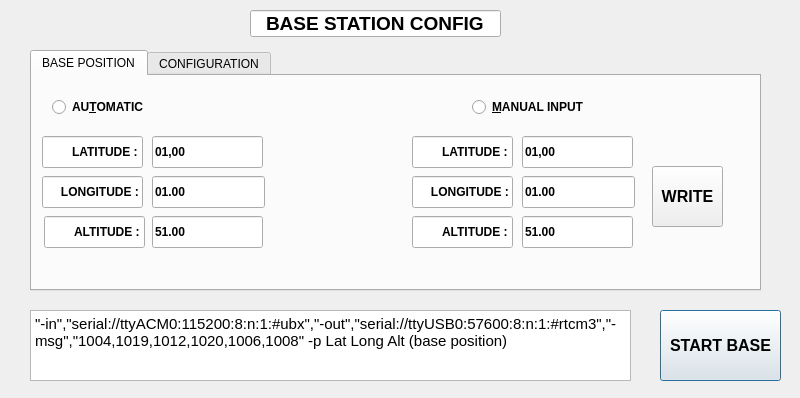
<?xml version="1.0" encoding="UTF-8"?>
<ui version="4.0">
 <class>OptionsStr2str</class>
 <widget class="QDialog" name="OptionsStr2str">
  <property name="geometry">
   <rect>
    <x>0</x>
    <y>0</y>
    <width>800</width>
    <height>398</height>
   </rect>
  </property>
  <property name="windowTitle">
   <string>Dialog</string>
  </property>
  <widget class="QLineEdit" name="InStreamlineEdit">
   <property name="geometry">
    <rect>
     <x>250</x>
     <y>10</y>
     <width>251</width>
     <height>27</height>
    </rect>
   </property>
   <property name="font">
    <font>
     <pointsize>14</pointsize>
     <weight>75</weight>
     <bold>true</bold>
    </font>
   </property>
   <property name="text">
    <string>BASE STATION CONFIG</string>
   </property>
   <property name="alignment">
    <set>Qt::AlignCenter</set>
   </property>
   <property name="readOnly">
    <bool>true</bool>
   </property>
  </widget>
  <widget class="QPushButton" name="pushButtonDefault1">
   <property name="geometry">
    <rect>
     <x>660</x>
     <y>310</y>
     <width>121</width>
     <height>71</height>
    </rect>
   </property>
   <property name="font">
    <font>
     <pointsize>12</pointsize>
     <weight>75</weight>
     <bold>true</bold>
    </font>
   </property>
   <property name="text">
    <string>START BASE</string>
   </property>
  </widget>
  <widget class="QTextEdit" name="textEditDefault1">
   <property name="geometry">
    <rect>
     <x>30</x>
     <y>310</y>
     <width>601</width>
     <height>71</height>
    </rect>
   </property>
   <property name="html">
    <string>&lt;!DOCTYPE HTML PUBLIC &quot;-//W3C//DTD HTML 4.0//EN&quot; &quot;http://www.w3.org/TR/REC-html40/strict.dtd&quot;&gt;
&lt;html&gt;&lt;head&gt;&lt;meta name=&quot;qrichtext&quot; content=&quot;1&quot; /&gt;&lt;style type=&quot;text/css&quot;&gt;
p, li { white-space: pre-wrap; }
&lt;/style&gt;&lt;/head&gt;&lt;body style=&quot; font-family:'Oxygen-Sans'; font-size:10pt; font-weight:400; font-style:normal;&quot;&gt;
&lt;p style=&quot; margin-top:0px; margin-bottom:0px; margin-left:0px; margin-right:0px; -qt-block-indent:0; text-indent:0px;&quot;&gt;&lt;span style=&quot; font-family:'Ubuntu'; font-size:11pt;&quot;&gt;&amp;quot;-in&amp;quot;,&amp;quot;serial://ttyACM0:115200:8:n:1:#ubx&amp;quot;,&amp;quot;-out&amp;quot;,&amp;quot;serial://ttyUSB0:57600:8:n:1:#rtcm3&amp;quot;,&amp;quot;-msg&amp;quot;,&amp;quot;1004,1019,1012,1020,1006,1008&amp;quot; -p Lat Long Alt (base position)&lt;/span&gt;&lt;/p&gt;&lt;/body&gt;&lt;/html&gt;</string>
   </property>
  </widget>
  <widget class="QTabWidget" name="tabWidget">
   <property name="geometry">
    <rect>
     <x>30</x>
     <y>50</y>
     <width>731</width>
     <height>241</height>
    </rect>
   </property>
   <property name="currentIndex">
    <number>0</number>
   </property>
   <widget class="QWidget" name="tab">
    <attribute name="title">
     <string>BASE POSITION</string>
    </attribute>
    <widget class="QRadioButton" name="radioButtonPositionAuto">
     <property name="geometry">
      <rect>
       <x>20</x>
       <y>20</y>
       <width>111</width>
       <height>22</height>
      </rect>
     </property>
     <property name="font">
      <font>
       <weight>75</weight>
       <bold>true</bold>
      </font>
     </property>
     <property name="text">
      <string>AU&amp;TOMATIC </string>
     </property>
     <property name="checkable">
      <bool>true</bool>
     </property>
     <property name="checked">
      <bool>false</bool>
     </property>
     <property name="autoRepeat">
      <bool>false</bool>
     </property>
    </widget>
    <widget class="QRadioButton" name="radioButtonPositionManual">
     <property name="geometry">
      <rect>
       <x>440</x>
       <y>20</y>
       <width>131</width>
       <height>22</height>
      </rect>
     </property>
     <property name="font">
      <font>
       <weight>75</weight>
       <bold>true</bold>
      </font>
     </property>
     <property name="text">
      <string>&amp;MANUAL INPUT</string>
     </property>
    </widget>
    <widget class="QPushButton" name="pushButtonManual">
     <property name="geometry">
      <rect>
       <x>620</x>
       <y>90</y>
       <width>71</width>
       <height>61</height>
      </rect>
     </property>
     <property name="font">
      <font>
       <pointsize>12</pointsize>
       <weight>75</weight>
       <bold>true</bold>
      </font>
     </property>
     <property name="text">
      <string>WRITE</string>
     </property>
    </widget>
    <widget class="QLineEdit" name="LatManualLine">
     <property name="geometry">
      <rect>
       <x>490</x>
       <y>100</y>
       <width>113</width>
       <height>32</height>
      </rect>
     </property>
     <property name="font">
      <font>
       <weight>75</weight>
       <bold>true</bold>
      </font>
     </property>
     <property name="text">
      <string>01.00</string>
     </property>
    </widget>
    <widget class="QLineEdit" name="lineEdit_2">
     <property name="geometry">
      <rect>
       <x>380</x>
       <y>100</y>
       <width>101</width>
       <height>32</height>
      </rect>
     </property>
     <property name="font">
      <font>
       <weight>75</weight>
       <bold>true</bold>
      </font>
     </property>
     <property name="text">
      <string>      LONGITUDE :</string>
     </property>
     <property name="alignment">
      <set>Qt::AlignRight|Qt::AlignTrailing|Qt::AlignVCenter</set>
     </property>
     <property name="readOnly">
      <bool>true</bool>
     </property>
    </widget>
    <widget class="QLineEdit" name="lineEdit_3">
     <property name="geometry">
      <rect>
       <x>380</x>
       <y>140</y>
       <width>101</width>
       <height>32</height>
      </rect>
     </property>
     <property name="font">
      <font>
       <weight>75</weight>
       <bold>true</bold>
      </font>
     </property>
     <property name="text">
      <string>ALTITUDE :</string>
     </property>
     <property name="alignment">
      <set>Qt::AlignRight|Qt::AlignTrailing|Qt::AlignVCenter</set>
     </property>
     <property name="readOnly">
      <bool>true</bool>
     </property>
    </widget>
    <widget class="QLineEdit" name="lineEdit">
     <property name="geometry">
      <rect>
       <x>380</x>
       <y>60</y>
       <width>101</width>
       <height>32</height>
      </rect>
     </property>
     <property name="font">
      <font>
       <weight>75</weight>
       <bold>true</bold>
      </font>
     </property>
     <property name="text">
      <string>LATITUDE :</string>
     </property>
     <property name="alignment">
      <set>Qt::AlignRight|Qt::AlignTrailing|Qt::AlignVCenter</set>
     </property>
     <property name="readOnly">
      <bool>true</bool>
     </property>
    </widget>
    <widget class="QLineEdit" name="LongManualLine">
     <property name="geometry">
      <rect>
       <x>490</x>
       <y>60</y>
       <width>111</width>
       <height>32</height>
      </rect>
     </property>
     <property name="font">
      <font>
       <weight>75</weight>
       <bold>true</bold>
      </font>
     </property>
     <property name="text">
      <string>01,00</string>
     </property>
    </widget>
    <widget class="QLineEdit" name="AltiManualLine">
     <property name="geometry">
      <rect>
       <x>490</x>
       <y>140</y>
       <width>111</width>
       <height>32</height>
      </rect>
     </property>
     <property name="font">
      <font>
       <weight>75</weight>
       <bold>true</bold>
      </font>
     </property>
     <property name="text">
      <string>51.00</string>
     </property>
    </widget>
    <widget class="QLineEdit" name="lineEdit_12">
     <property name="geometry">
      <rect>
       <x>10</x>
       <y>60</y>
       <width>101</width>
       <height>32</height>
      </rect>
     </property>
     <property name="font">
      <font>
       <weight>75</weight>
       <bold>true</bold>
      </font>
     </property>
     <property name="text">
      <string>LATITUDE :</string>
     </property>
     <property name="alignment">
      <set>Qt::AlignRight|Qt::AlignTrailing|Qt::AlignVCenter</set>
     </property>
     <property name="readOnly">
      <bool>true</bool>
     </property>
    </widget>
    <widget class="QLineEdit" name="lineEdit_13">
     <property name="geometry">
      <rect>
       <x>12</x>
       <y>140</y>
       <width>101</width>
       <height>32</height>
      </rect>
     </property>
     <property name="font">
      <font>
       <weight>75</weight>
       <bold>true</bold>
      </font>
     </property>
     <property name="text">
      <string>ALTITUDE :</string>
     </property>
     <property name="alignment">
      <set>Qt::AlignRight|Qt::AlignTrailing|Qt::AlignVCenter</set>
     </property>
     <property name="readOnly">
      <bool>true</bool>
     </property>
    </widget>
    <widget class="QLineEdit" name="lineEdit_14">
     <property name="geometry">
      <rect>
       <x>10</x>
       <y>100</y>
       <width>101</width>
       <height>32</height>
      </rect>
     </property>
     <property name="font">
      <font>
       <weight>75</weight>
       <bold>true</bold>
      </font>
     </property>
     <property name="text">
      <string>      LONGITUDE :</string>
     </property>
     <property name="alignment">
      <set>Qt::AlignRight|Qt::AlignTrailing|Qt::AlignVCenter</set>
     </property>
     <property name="readOnly">
      <bool>true</bool>
     </property>
    </widget>
    <widget class="QLineEdit" name="LatAutoLine">
     <property name="geometry">
      <rect>
       <x>120</x>
       <y>60</y>
       <width>111</width>
       <height>32</height>
      </rect>
     </property>
     <property name="font">
      <font>
       <weight>75</weight>
       <bold>true</bold>
      </font>
     </property>
     <property name="text">
      <string>01,00</string>
     </property>
    </widget>
    <widget class="QLineEdit" name="LongAutoLine">
     <property name="geometry">
      <rect>
       <x>120</x>
       <y>100</y>
       <width>113</width>
       <height>32</height>
      </rect>
     </property>
     <property name="font">
      <font>
       <weight>75</weight>
       <bold>true</bold>
      </font>
     </property>
     <property name="text">
      <string>01.00</string>
     </property>
    </widget>
    <widget class="QLineEdit" name="AltiAutoLine">
     <property name="geometry">
      <rect>
       <x>120</x>
       <y>140</y>
       <width>111</width>
       <height>32</height>
      </rect>
     </property>
     <property name="font">
      <font>
       <weight>75</weight>
       <bold>true</bold>
      </font>
     </property>
     <property name="text">
      <string>51.00</string>
     </property>
    </widget>
   </widget>
   <widget class="QWidget" name="tab_2">
    <attribute name="title">
     <string>CONFIGURATION</string>
    </attribute>
    <widget class="QComboBox" name="OutBaudRatecomboBox">
     <property name="geometry">
      <rect>
       <x>550</x>
       <y>100</y>
       <width>81</width>
       <height>32</height>
      </rect>
     </property>
     <property name="font">
      <font>
       <weight>75</weight>
       <bold>true</bold>
      </font>
     </property>
     <property name="editable">
      <bool>true</bool>
     </property>
     <item>
      <property name="text">
       <string>57600</string>
      </property>
     </item>
     <item>
      <property name="text">
       <string>9600</string>
      </property>
     </item>
     <item>
      <property name="text">
       <string>38400</string>
      </property>
     </item>
     <item>
      <property name="text">
       <string>115200</string>
      </property>
     </item>
    </widget>
    <widget class="QComboBox" name="OutSerialPortcomboBox">
     <property name="geometry">
      <rect>
       <x>400</x>
       <y>100</y>
       <width>141</width>
       <height>32</height>
      </rect>
     </property>
     <property name="font">
      <font>
       <weight>75</weight>
       <bold>true</bold>
      </font>
     </property>
     <property name="editable">
      <bool>true</bool>
     </property>
     <item>
      <property name="text">
       <string>serial://ttyUSB0</string>
      </property>
     </item>
     <item>
      <property name="text">
       <string>serial://ttyAMA0</string>
      </property>
     </item>
     <item>
      <property name="text">
       <string>serial://ttyACM0</string>
      </property>
     </item>
    </widget>
    <widget class="QComboBox" name="OutFormatcomboBox">
     <property name="geometry">
      <rect>
       <x>640</x>
       <y>100</y>
       <width>71</width>
       <height>32</height>
      </rect>
     </property>
     <property name="font">
      <font>
       <weight>75</weight>
       <bold>true</bold>
      </font>
     </property>
     <property name="editable">
      <bool>true</bool>
     </property>
     <item>
      <property name="text">
       <string>rtcm3</string>
      </property>
     </item>
     <item>
      <property name="text">
       <string>rtcm2</string>
      </property>
     </item>
    </widget>
    <widget class="QLineEdit" name="lineEdit_4">
     <property name="geometry">
      <rect>
       <x>400</x>
       <y>70</y>
       <width>141</width>
       <height>32</height>
      </rect>
     </property>
     <property name="font">
      <font>
       <weight>75</weight>
       <bold>true</bold>
      </font>
     </property>
     <property name="text">
      <string>SERIAL PORT</string>
     </property>
     <property name="alignment">
      <set>Qt::AlignCenter</set>
     </property>
     <property name="readOnly">
      <bool>true</bool>
     </property>
    </widget>
    <widget class="QLineEdit" name="lineEdit_5">
     <property name="geometry">
      <rect>
       <x>550</x>
       <y>70</y>
       <width>81</width>
       <height>32</height>
      </rect>
     </property>
     <property name="font">
      <font>
       <weight>75</weight>
       <bold>true</bold>
      </font>
     </property>
     <property name="text">
      <string>BAUDRATE</string>
     </property>
     <property name="alignment">
      <set>Qt::AlignCenter</set>
     </property>
     <property name="readOnly">
      <bool>true</bool>
     </property>
    </widget>
    <widget class="QLineEdit" name="lineEdit_6">
     <property name="geometry">
      <rect>
       <x>640</x>
       <y>70</y>
       <width>71</width>
       <height>32</height>
      </rect>
     </property>
     <property name="font">
      <font>
       <weight>75</weight>
       <bold>true</bold>
      </font>
     </property>
     <property name="text">
      <string>FORMAT</string>
     </property>
     <property name="alignment">
      <set>Qt::AlignCenter</set>
     </property>
     <property name="readOnly">
      <bool>true</bool>
     </property>
    </widget>
    <widget class="QLineEdit" name="lineEdit_7">
     <property name="geometry">
      <rect>
       <x>460</x>
       <y>20</y>
       <width>201</width>
       <height>32</height>
      </rect>
     </property>
     <property name="font">
      <font>
       <pointsize>12</pointsize>
       <weight>75</weight>
       <bold>true</bold>
      </font>
     </property>
     <property name="text">
      <string>OUTPUT STREAM</string>
     </property>
     <property name="alignment">
      <set>Qt::AlignCenter</set>
     </property>
     <property name="readOnly">
      <bool>true</bool>
     </property>
    </widget>
    <widget class="QLineEdit" name="lineEdit_8">
     <property name="geometry">
      <rect>
       <x>90</x>
       <y>20</y>
       <width>201</width>
       <height>32</height>
      </rect>
     </property>
     <property name="font">
      <font>
       <pointsize>12</pointsize>
       <weight>75</weight>
       <bold>true</bold>
      </font>
     </property>
     <property name="text">
      <string>INPUT STREAM</string>
     </property>
     <property name="alignment">
      <set>Qt::AlignCenter</set>
     </property>
     <property name="readOnly">
      <bool>true</bool>
     </property>
    </widget>
    <widget class="QComboBox" name="InSerialPortcomboBox">
     <property name="geometry">
      <rect>
       <x>20</x>
       <y>110</y>
       <width>141</width>
       <height>32</height>
      </rect>
     </property>
     <property name="font">
      <font>
       <weight>75</weight>
       <bold>true</bold>
      </font>
     </property>
     <property name="editable">
      <bool>true</bool>
     </property>
     <item>
      <property name="text">
       <string>serial://ttyACM0</string>
      </property>
     </item>
     <item>
      <property name="text">
       <string>serial://AMA0</string>
      </property>
     </item>
     <item>
      <property name="text">
       <string>serial://USB0</string>
      </property>
     </item>
    </widget>
    <widget class="QComboBox" name="InBaudratecomboBox">
     <property name="geometry">
      <rect>
       <x>170</x>
       <y>110</y>
       <width>81</width>
       <height>32</height>
      </rect>
     </property>
     <property name="font">
      <font>
       <weight>75</weight>
       <bold>true</bold>
      </font>
     </property>
     <property name="editable">
      <bool>true</bool>
     </property>
     <item>
      <property name="text">
       <string>115200</string>
      </property>
     </item>
     <item>
      <property name="text">
       <string>57600</string>
      </property>
     </item>
     <item>
      <property name="text">
       <string>38400</string>
      </property>
     </item>
     <item>
      <property name="text">
       <string>9600</string>
      </property>
     </item>
    </widget>
    <widget class="QComboBox" name="InFormatcomboBox">
     <property name="geometry">
      <rect>
       <x>260</x>
       <y>110</y>
       <width>81</width>
       <height>32</height>
      </rect>
     </property>
     <property name="font">
      <font>
       <weight>75</weight>
       <bold>true</bold>
      </font>
     </property>
     <property name="editable">
      <bool>true</bool>
     </property>
     <item>
      <property name="text">
       <string>ubx</string>
      </property>
     </item>
     <item>
      <property name="text">
       <string>nvs</string>
      </property>
     </item>
     <item>
      <property name="text">
       <string>oem3</string>
      </property>
     </item>
     <item>
      <property name="text">
       <string>nov</string>
      </property>
     </item>
     <item>
      <property name="text">
       <string>ss2</string>
      </property>
     </item>
     <item>
      <property name="text">
       <string>hemis</string>
      </property>
     </item>
     <item>
      <property name="text">
       <string>stq</string>
      </property>
     </item>
     <item>
      <property name="text">
       <string>javad</string>
      </property>
     </item>
     <item>
      <property name="text">
       <string>binex</string>
      </property>
     </item>
     <item>
      <property name="text">
       <string>rtcm2</string>
      </property>
     </item>
     <item>
      <property name="text">
       <string>rtcm3</string>
      </property>
     </item>
    </widget>
    <widget class="QLineEdit" name="lineEdit_9">
     <property name="geometry">
      <rect>
       <x>260</x>
       <y>80</y>
       <width>81</width>
       <height>32</height>
      </rect>
     </property>
     <property name="font">
      <font>
       <weight>75</weight>
       <bold>true</bold>
      </font>
     </property>
     <property name="text">
      <string>FORMAT</string>
     </property>
     <property name="alignment">
      <set>Qt::AlignCenter</set>
     </property>
     <property name="readOnly">
      <bool>true</bool>
     </property>
    </widget>
    <widget class="QLineEdit" name="lineEdit_10">
     <property name="geometry">
      <rect>
       <x>20</x>
       <y>80</y>
       <width>141</width>
       <height>32</height>
      </rect>
     </property>
     <property name="font">
      <font>
       <weight>75</weight>
       <bold>true</bold>
      </font>
     </property>
     <property name="text">
      <string>SERIAL PORT</string>
     </property>
     <property name="alignment">
      <set>Qt::AlignCenter</set>
     </property>
     <property name="readOnly">
      <bool>true</bool>
     </property>
    </widget>
    <widget class="QLineEdit" name="lineEdit_11">
     <property name="geometry">
      <rect>
       <x>170</x>
       <y>80</y>
       <width>81</width>
       <height>32</height>
      </rect>
     </property>
     <property name="font">
      <font>
       <weight>75</weight>
       <bold>true</bold>
      </font>
     </property>
     <property name="text">
      <string>BAUDRATE</string>
     </property>
     <property name="alignment">
      <set>Qt::AlignCenter</set>
     </property>
     <property name="readOnly">
      <bool>true</bool>
     </property>
    </widget>
    <widget class="QLineEdit" name="lineEdit_15">
     <property name="geometry">
      <rect>
       <x>400</x>
       <y>140</y>
       <width>311</width>
       <height>32</height>
      </rect>
     </property>
     <property name="font">
      <font>
       <weight>75</weight>
       <bold>true</bold>
      </font>
     </property>
     <property name="text">
      <string>RTCM MESSAGES</string>
     </property>
     <property name="alignment">
      <set>Qt::AlignCenter</set>
     </property>
     <property name="readOnly">
      <bool>true</bool>
     </property>
    </widget>
    <widget class="QComboBox" name="RtcmMsgcomboBox">
     <property name="geometry">
      <rect>
       <x>400</x>
       <y>170</y>
       <width>311</width>
       <height>32</height>
      </rect>
     </property>
     <property name="font">
      <font>
       <weight>75</weight>
       <bold>true</bold>
      </font>
     </property>
     <property name="editable">
      <bool>true</bool>
     </property>
     <item>
      <property name="text">
       <string>1004,1006,1008,1012,1019,1020</string>
      </property>
     </item>
    </widget>
   </widget>
  </widget>
 </widget>
 <resources/>
 <connections/>
</ui>
